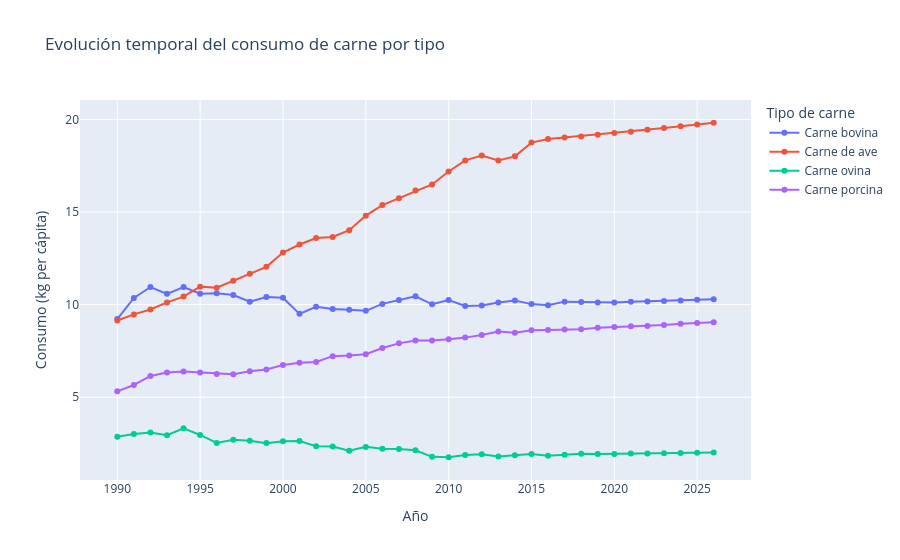

The code cell stored with this chart in its notebook:
### Code cell
# Crear columna en español
df["Tipo de carne"] = df["SUBJECT"].map(traduccion_carne)

# Agrupar usando la columna traducida
evolucion = (
    df.groupby(["TIME", "Tipo de carne"])["KG_CAP"]
      .mean()
      .reset_index()
)

fig_line = px.line(
    evolucion,
    x="TIME",
    y="KG_CAP",
    color="Tipo de carne",
    markers=True,
    title="Evolución temporal del consumo de carne por tipo",
    labels={
        "TIME": "Año",
        "KG_CAP": "Consumo (kg per cápita)",
        "Tipo de carne": "Tipo de carne"
    }
)

fig_line.update_layout(
    legend_title_text="Tipo de carne"
)

fig_line.show()

### Figure 1 — Plotly figure (JSON) as saved in the notebook; plotly's stock layout.template omitted (floating-point values rounded to 4 significant figures)
{"data": [{"hovertemplate": "Tipo de carne=Carne bovina<br>Año=%{x}<br>Consumo (kg per cápita)=%{y}<extra></extra>", "legendgroup": "Carne bovina", "line": {"color": "#636efa", "dash": "solid"}, "marker": {"symbol": "circle"}, "mode": "lines+markers", "name": "Carne bovina", "orientation": "v", "showlegend": true, "type": "scatter", "x": [1990, 1991, 1992, 1993, 1994, 1995, 1996, 1997, 1998, 1999, 2000, 2001, 2002, 2003, 2004, 2005, 2006, 2007, 2008, 2009, 2010, 2011, 2012, 2013, 2014, 2015, 2016, 2017, 2018, 2019, 2020, 2021, 2022, 2023, 2024, 2025, 2026], "xaxis": "x", "y": [9.222, 10.36, 10.95, 10.58, 10.95, 10.58, 10.61, 10.52, 10.16, 10.41, 10.37, 9.501, 9.88, 9.763, 9.718, 9.663, 10.04, 10.24, 10.45, 10.02, 10.25, 9.925, 9.958, 10.12, 10.22, 10.03, 9.961, 10.16, 10.14, 10.11, 10.12, 10.15, 10.17, 10.2, 10.22, 10.26, 10.29], "yaxis": "y"}, {"hovertemplate": "Tipo de carne=Carne de ave<br>Año=%{x}<br>Consumo (kg per cápita)=%{y}<extra></extra>", "legendgroup": "Carne de ave", "line": {"color": "#EF553B", "dash": "solid"}, "marker": {"symbol": "circle"}, "mode": "lines+markers", "name": "Carne de ave", "orientation": "v", "showlegend": true, "type": "scatter", "x": [1990, 1991, 1992, 1993, 1994, 1995, 1996, 1997, 1998, 1999, 2000, 2001, 2002, 2003, 2004, 2005, 2006, 2007, 2008, 2009, 2010, 2011, 2012, 2013, 2014, 2015, 2016, 2017, 2018, 2019, 2020, 2021, 2022, 2023, 2024, 2025, 2026], "xaxis": "x", "y": [9.141, 9.472, 9.738, 10.12, 10.43, 10.97, 10.92, 11.28, 11.67, 12.04, 12.81, 13.25, 13.6, 13.66, 14.02, 14.8, 15.37, 15.75, 16.16, 16.49, 17.19, 17.79, 18.05, 17.78, 18.0, 18.75, 18.94, 19.03, 19.07, 19.18, 19.26, 19.34, 19.43, 19.53, 19.63, 19.73, 19.82], "yaxis": "y"}, {"hovertemplate": "Tipo de carne=Carne ovina<br>Año=%{x}<br>Consumo (kg per cápita)=%{y}<extra></extra>", "legendgroup": "Carne ovina", "line": {"color": "#00cc96", "dash": "solid"}, "marker": {"symbol": "circle"}, "mode": "lines+markers", "name": "Carne ovina", "orientation": "v", "showlegend": true, "type": "scatter", "x": [1990, 1991, 1992, 1993, 1994, 1995, 1996, 1997, 1998, 1999, 2000, 2001, 2002, 2003, 2004, 2005, 2006, 2007, 2008, 2009, 2010, 2011, 2012, 2013, 2014, 2015, 2016, 2017, 2018, 2019, 2020, 2021, 2022, 2023, 2024, 2025, 2026], "xaxis": "x", "y": [2.871, 3.011, 3.098, 2.948, 3.322, 2.963, 2.53, 2.709, 2.652, 2.522, 2.616, 2.635, 2.355, 2.344, 2.106, 2.319, 2.222, 2.205, 2.136, 1.781, 1.759, 1.877, 1.923, 1.804, 1.874, 1.934, 1.843, 1.891, 1.954, 1.929, 1.937, 1.957, 1.966, 1.976, 1.987, 1.998, 2.011], "yaxis": "y"}, {"hovertemplate": "Tipo de carne=Carne porcina<br>Año=%{x}<br>Consumo (kg per cápita)=%{y}<extra></extra>", "legendgroup": "Carne porcina", "line": {"color": "#ab63fa", "dash": "solid"}, "marker": {"symbol": "circle"}, "mode": "lines+markers", "name": "Carne porcina", "orientation": "v", "showlegend": true, "type": "scatter", "x": [1990, 1991, 1992, 1993, 1994, 1995, 1996, 1997, 1998, 1999, 2000, 2001, 2002, 2003, 2004, 2005, 2006, 2007, 2008, 2009, 2010, 2011, 2012, 2013, 2014, 2015, 2016, 2017, 2018, 2019, 2020, 2021, 2022, 2023, 2024, 2025, 2026], "xaxis": "x", "y": [5.318, 5.66, 6.149, 6.33, 6.391, 6.338, 6.254, 6.235, 6.405, 6.497, 6.74, 6.863, 6.903, 7.218, 7.256, 7.322, 7.656, 7.907, 8.061, 8.059, 8.134, 8.218, 8.364, 8.542, 8.487, 8.613, 8.625, 8.662, 8.666, 8.754, 8.796, 8.829, 8.84, 8.898, 8.966, 9.007, 9.054], "yaxis": "y"}], "layout": {"legend": {"title": {"text": "Tipo de carne"}, "tracegroupgap": 0}, "title": {"text": "Evolución temporal del consumo de carne por tipo"}, "xaxis": {"anchor": "y", "domain": [0, 1], "title": {"text": "Año"}}, "yaxis": {"anchor": "x", "domain": [0, 1], "title": {"text": "Consumo (kg per cápita)"}}}}
